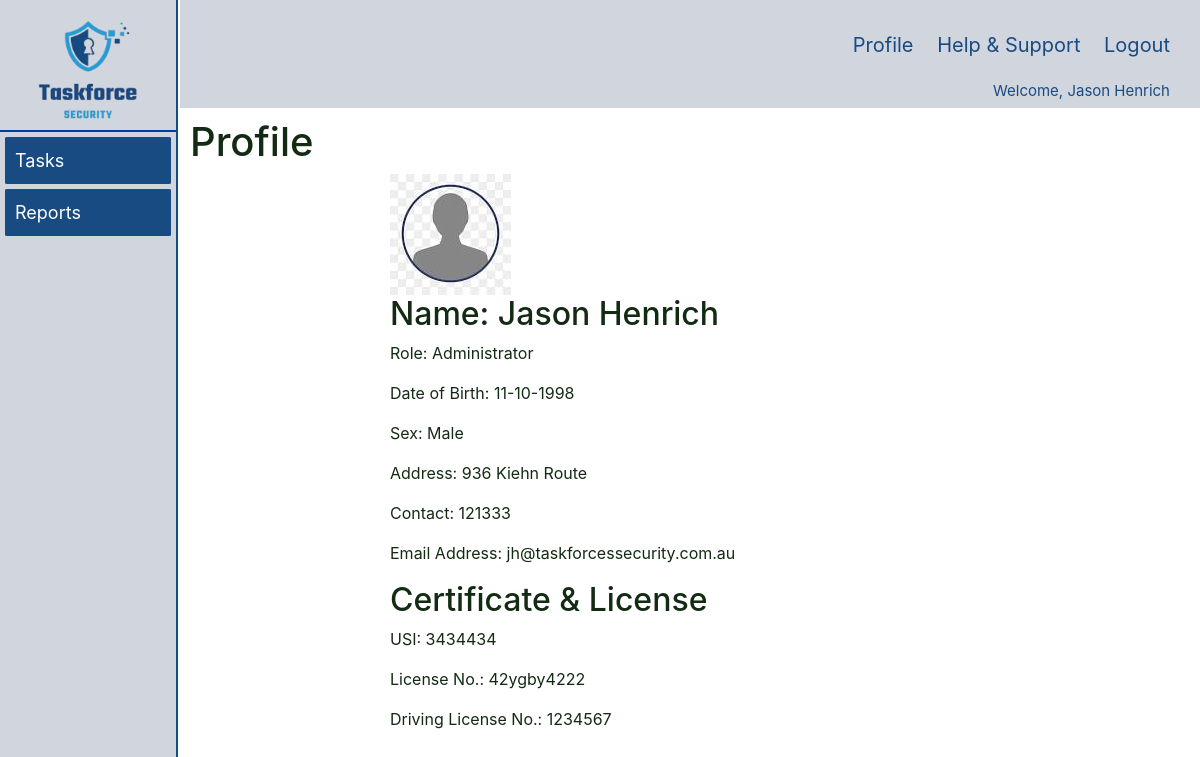
Screenshot of /profile/profile.php (signed in) with the database file from the repository.
### tables this page shows
CREATE TABLE `user` (
  `userId` int(5) NOT NULL,
  `fName` varchar(50) NOT NULL,
  `lName` varchar(50) NOT NULL,
  `role` varchar(20) NOT NULL,
  `dateStart` date NOT NULL,
  `password` varchar(30) NOT NULL,
  `timestamp` timestamp NOT NULL DEFAULT current_timestamp(),
  `DOB` varchar(255) NOT NULL,
  `sex` varchar(255) DEFAULT NULL,
  `address` varchar(255) DEFAULT NULL,
  `contact` int(11) DEFAULT NULL,
  `email` varchar(255) DEFAULT NULL,
  `usi` int(11) DEFAULT NULL,
  `licence` varchar(255) DEFAULT NULL,
  `Driving_licence` varchar(255) DEFAULT NULL
);

### profile/profile.php (the view, shortened to what this page needs)
<!DOCTYPE html>
<html lang="en">
<head>
  <link rel="stylesheet" href="../styles/navigation.css" />
  <link rel="stylesheet" href="../styles/style.css" />
  <link rel="stylesheet" href="https://stackpath.bootstrapcdn.com/bootstrap/4.3.1/css/bootstrap.min.css">
</head>
<body>
  <div class="wrapper">
    <div class="left_navbar">
      <div class="logo">
        <img src="../images/Logo.png" alt="" onclick="redirecttotask()" />
      </div>
      <ul>
        <a href="tasks.php">
          <li>Tasks</li>
        </a>
        <a href="reports.php">
          <li>Reports</li>
        </a>
      </ul>
    </div>
    <div class="right_content">
      <div class="upper_navbar">
        <a href="../profile/profile.php">Profile</a>
        <a href="../help_support/help_support.php">Help & Support</a>
        <a href="../login/logout.php">Logout</a>
      </div>
      <div class="upper_navbar_user">
        <?php
        $loginUserId = $_SESSION['loginUserId'];
        $loginName = $_SESSION['loginName'];
        echo 'Welcome, ' . $loginName;
        ?>
      </div>
      <div class="main_content">
        <h1>Profile</h1>
        <?php
        require_once "../inc/dbconn.inc.php";
        $sql = "SELECT * FROM user WHERE userId  = $loginUserId";
        $result = $conn->query($sql);
        if ($result && $result->num_rows > 0) {
          $user = $result->fetch_assoc();
        } else {
          echo "No user found with ID: $loginUserId";
        } ?>
        <div class="profile-container" style="
padding-left: 200px;
">
          <div class="column personal-info">
            <div class="profile-picture">
              <img src="../images/profilepic.jpg" alt="Supervisor Picture">
            </div>
            <div class="column certificates">
              <h2>Name: <?php echo $user['fName'] . ' ' . $user['lName']; ?></h2>
              <p>Role: <?php echo $user['role']; ?></p>
              <p>Date of Birth: <?php echo $user['DOB']; ?></p>
              <p>Sex: <?php echo $user['sex']; ?></p>
              <p>Address: <?php echo $user['address']; ?></p>
              <p>Contact: <?php echo $user['contact']; ?></p>
              <p>Email Address: <?php echo $user['email']; ?></p>
            </div>
            <div class="column certificates">
              <h2>Certificate & License</h2>
              <p>USI: <?php echo $user['usi']; ?></p>
              <p>License No.: <?php echo $user['licence']; ?></p>
              <p>Driving License No.: <?php echo $user['Driving_licence']; ?></p>
            </div>
          </div>
        </div>
      </div>
    </div>
  </div>
</body>
</body>
</html>

### styles/navigation.css (style rules this page uses)
body { margin: 0% !important; }
.wrapper { width: 100%; height: 100vh; }
.left_navbar { float: left; width: 14.8%; height: 100%; position: fixed; background-color: #D1D5DE; border-right: 2px solid #184B81; }
.left_navbar .logo { margin-top: 20px; margin-bottom: 10px; text-align: center; }
.left_navbar .logo img { width: 100px; height: 100px; margin: 0px auto; }
.left_navbar ul { list-style-type: none; padding-inline-start: 0px !important; border-top: 2px solid #023C9A; }
.left_navbar ul li { font-size: 18px; margin: 5px; padding: 10px; background-color: #184B81; border-radius: 2%; color: white; }
.left_navbar ul a { color: #132A13; text-decoration: none; }
.right_content { float: right; width: 85%; }
.upper_navbar { text-align: right; background-color: #D1D5DE; padding: 30px 30px 20px 30px; font-size: 20px; }
.upper_navbar a { margin-left: 18px; text-decoration: none; color: #184B81; }
.upper_navbar_user { text-align: right; background-color: #D1D5DE; font-size: 15px; color: #184B81; padding-right: 30px; padding-bottom: 5px; }
.main_content { padding: 10px; color: #132A13; }

### styles/style.css (style rules this page uses)
body { font-family: Helvetica, Arial, sans-serif; font-size: 14px; }

### profile/profile.php (style rules this page uses)
.profile-container { display: flex; flex-wrap: wrap; justify-content: space-between; }
.column { flex-basis: 48%; }
.profile-picture img { max-width: 100%; height: auto; }

### rows the page displays
user: fName "Jason", lName "Henrich", role "Administrator", DOB "11-10-1998", sex "Male", address "936 Kiehn Route", contact "121333", email "jh@taskforcessecurity.com.au", usi "3434434", licence "42ygby4222", Driving_licence "1234567"

### other values shown
$loginName "Jason Henrich"
